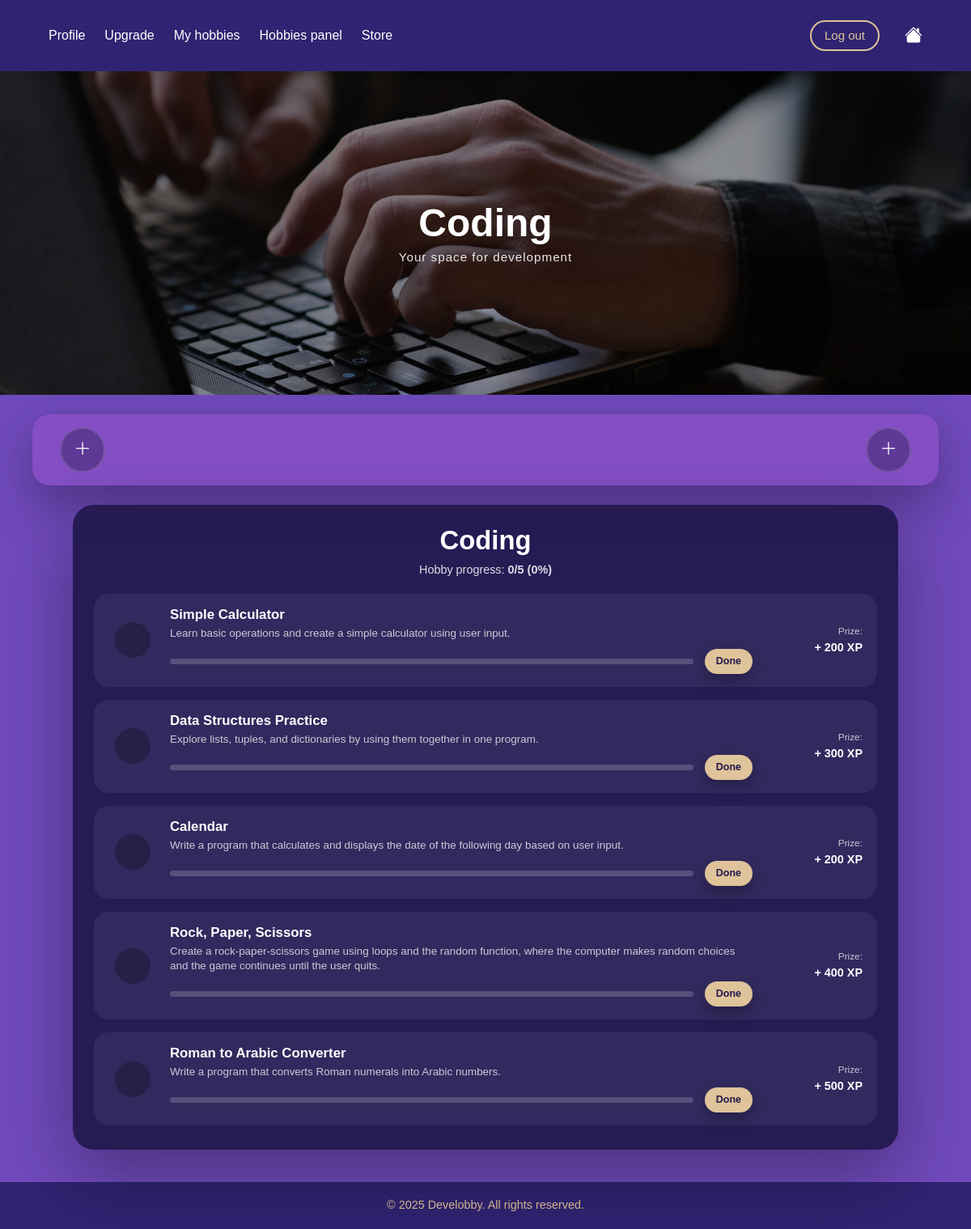
Page /hobby/3/ (signed in) on the committed database.
### myapp/models.py (models this page shows, shortened)
class HobbyDetail(models.Model):
    name = models.CharField(max_length=100, unique=True)
    description = models.TextField()

class Challenge(models.Model):
    title = models.CharField(max_length=200)
    description = models.TextField()
    xp_reward = models.PositiveIntegerField()
    hobby_detail = models.ForeignKey(HobbyDetail, on_delete=models.CASCADE)

### myapp/views.py (the view)
# urls.py: path("hobby/<int:detail_id>/", views.hobby_detail, name="hobby_detail"),
@login_required
def hobby_detail(request, detail_id):
    detail = get_object_or_404(HobbyDetail, id=detail_id)
    challenges = Challenge.objects.filter(hobby_detail=detail)
    HOBBY_BANNERS = {
        "Cooking": "hobby_cooking.png",
        "Drawing": "hobby_drawing.png",
        "Coding": "hobby_coding.png",
        "Music": "hobby_music.png",
        "Fitness": "hobby_fitness.png",
    }
    HOBBY_ICONS = {
        "Cooking": "fi fi-rr-hat-chef",
        "Drawing": "fi fi-rr-drawer-alt",
        "Coding": "fi fi-rr-square-terminal",
        "Music": "fi fi-rr-music-alt",
        "Fitness": "fi fi-tr-dumbbell-ray",
    }
    CHALLENGE_ICONS = {
        "Thai Cuisine": "fi fi-sr-bowl-chopsticks-noodles",
        "Spanish Sweets": "fi fi-sr-candy",
        "Paprika Dish": "fi fi-sr-pepper-alt",
        "Green Plate": "fi fi-sr-salad",
        "Chicken In 5 Ways": "fi fi-sr-turkey",
        "Basic Shapes": "fi fi-ss-resources",
        "Still Life Study": "fi fi-sr-apple-whole",
        "Texture Practice": "fi fi-br-fabric",
        "Gesture Sketching": "fi fi-sr-transporter",
        "14 Days Drawing Challenge": "fi fi-br-paintbrush-pencil",
        "Simple Calculator": "fi fi-br-calculator",
        "Data Structures Practice": "fi fi-sr-folder-open",
        "Calendar": "fi fi-br-calendar-day",
        "Rock, Paper, Scissors": "fi fi-sc-gamepad",
        "Roman to Arabic Converter": "fi fi-sr-pillar",
        "Rhythm Foundations": "fi fi-sr-headphones-rhythm",
        "Chill Lo-Fi Vibes": "fi fi-sr-circle-waveform-lines",
        "Sound Collector": "fi fi-sr-microphone",
        "Music for Motion": "fi fi-rr-film",
        "Latin Heat": "fi fi-rs-temperature-high",
        "Warm-Up Essentials": "fi fi-br-yoga-moon",
        "Cardio Exploration": "fi fi-br-treadmill",
        "Build Endurance": "fi fi-rr-dumbbell-weightlifting",
        "Dumbbell Training": "fi fi-sr-gym",
        "Mobility Improvement": "fi fi-br-meditation",
    }
    detail.banner = HOBBY_BANNERS.get(detail.name, "default_banner.png")
    detail.icon = HOBBY_ICONS.get(detail.name, "bi bi-star")
    for ch in challenges:
        ch.icon = CHALLENGE_ICONS.get(ch.title, "bi bi-circle-half")
    hobbies = request.user.hobbies.all()
    for h in hobbies:
        h.detail.icon = HOBBY_ICONS.get(h.detail.name, "bi bi-star")
    user_challenges = UserChallenges.objects.filter(
        user=request.user,
        challenge__in=challenges
    )
    progress_map = {uc.challenge_id: uc for uc in user_challenges}
    for ch in challenges:
        uc = progress_map.get(ch.id)
        if uc is None:
            ch.user_state = "not_started"
        elif uc.completed:
            ch.user_state = "completed"
        else:
            ch.user_state = "done"
    total = challenges.count()
    completed = len([c for c in challenges if c.user_state == "completed"])
    percent = int((completed / total) * 100) if total > 0 else 0
    return render(request, "myapp/hobby_detail.html", {
        "detail": detail,
        "challenges": challenges,
        "hobbies": hobbies,
        "completed": completed,
        "total": total,
        "percent": percent,
    })

### myapp/templates/myapp/hobby_detail.html (shortened to what this page needs)
{% extends "myapp/base.html" %}
{% load static %}
{% block extra_css %}
<link rel="stylesheet" href="{% static 'css/hobby_detail.css' %}">
<link rel='stylesheet' href='https://cdn-uicons.flaticon.com/3.0.0/uicons-bold-rounded/css/uicons-bold-rounded.css'>
<link rel='stylesheet' href='https://cdn-uicons.flaticon.com/3.0.0/uicons-solid-rounded/css/uicons-solid-rounded.css'>
<link rel='stylesheet' href='https://cdn-uicons.flaticon.com/3.0.0/uicons-regular-straight/css/uicons-regular-straight.css'>
<link rel='stylesheet' href='https://cdn-uicons.flaticon.com/3.0.0/uicons-brands/css/uicons-brands.css'>
<link rel='stylesheet' href='https://cdn-uicons.flaticon.com/3.0.0/uicons-regular-rounded/css/uicons-regular-rounded.css'>
<link rel='stylesheet' href='https://cdn-uicons.flaticon.com/3.0.0/uicons-solid-straight/css/uicons-solid-straight.css'>
<link rel='stylesheet' href='https://cdn-uicons.flaticon.com/3.0.0/uicons-solid-chubby/css/uicons-solid-chubby.css'>
<link rel='stylesheet' href='https://cdn-uicons.flaticon.com/3.0.0/uicons-thin-rounded/css/uicons-thin-rounded.css'>
{% endblock %}
{% block content %}
<div class="hobby-banner"
     style="background-image: url('{% static 'img/' %}{{ detail.banner }}');">
    <div class="banner-text">
        <h1 class="hero-title">{{ detail.name }}</h1>
        <p class="hero-subtitle">Your space for development</p>
    </div>
</div>
<div class="hobby-icons-bar">
    <button class="circle-btn plus-btn" title="Add hobby">
        <i class="bi bi-plus-lg"></i>
    </button>
    <button class="circle-btn plus-btn" title="Add hobby">
        <i class="bi bi-plus-lg"></i>
    </button>
</div>
<div class="hobby-card">
    <div class="hobby-head">
        <h2>{{ detail.name }}</h2>
        <p>Hobby progress: <b>{{ completed }}/{{ total }} ({{ percent }}%)</b></p>
    </div>
    <div class="tasks-list">
        {% for challenge in challenges %}
        <article class="task-item {% if challenge.user_state == 'completed' %}disabled{% endif %}">
            <div class="task-col-icon">
                <div class="task-icon">
                </div>
            </div>
            <div class="task-col-main">
                <h3>{{ challenge.title }}</h3>
                <p>{{ challenge.description }}</p>
                <div class="task-progress-row">
                    <div class="task-bar">
                    </div>
                    {% if challenge.user_state == "not_started" %}
                        <a href="{% url 'challenge_done' challenge.id %}" class="mini-btn">Done</a>
                    {% elif challenge.user_state == "done" %}
                        <a href="{% url 'challenge_collect' challenge.id %}" class="mini-btn">Collect prize</a>
                    {% elif challenge.user_state == "completed" %}
                        <button class="mini-btn" disabled>Completed</button>
                    {% endif %}
                </div>
            </div>
            <div class="task-col-xp">
                <span class="prize-label">Prize:</span>
                <span class="prize-xp">+ {{ challenge.xp_reward }} XP</span>
            </div>
        </article>
        {% endfor %}
    </div>
</div>
<footer class="main-footer">
  © 2025 Develobby. All rights reserved.
</footer>
{% endblock %}

### myapp/static/css/style.css (style rules this page uses)
:root { --dark-purple: #302371; --purple: #543EA7; --beige: #DFC39A; --violet: #704ABC; --pink-violet: #9753CC; --light-violet: #B4A2E7; --white: #ffffff; }
* { box-sizing: border-box; margin: 0; padding: 0; font-family: 'Arial', sans-serif; }
body { margin: 0; background: #704ABC; color: var(--white); }
.hero-subtitle { font-size: 1rem; letter-spacing: 1px; margin-bottom: 2px; line-height: 1.1; }
.hero-title { font-size: 2.2rem; font-weight: 700; margin-top: 6px; margin-bottom: 18px; }
.main-footer { background-color: #302371; color: #DFC39A; text-align: center; padding: 18px 12px; font-size: 0.9rem; font-weight: 500; }
a { text-decoration: none !important; }

### myapp/static/css/hobby_detail.css (style rules this page uses)
:root { --dark-purple: #20184B; --purple: #402F96; --beige: #DFC39A; --white: #ffffff; --card: rgba(32, 24, 75, 0.90); --card-soft: rgba(32, 24, 75, 0.74); }
.hobby-banner { width: 100%; height: 400px; background-size: cover; background-position: center 30%; background-repeat: no-repeat; position: relative; overflow: hidden; }
.banner-text { position: absolute; inset: 0; background: rgba(0,0,0,0.42); display: flex; flex-direction: column; justify-content: center; align-items: center; text-align: center; }
.hero-title { font-size: 3rem; font-weight: 900; margin: 0; }
.hero-subtitle { margin-top: 6px; opacity: 0.9; font-size: 0.95rem; }
.hobby-icons-bar { width: 100%; max-width: 1120px; margin: 24px auto; background: rgba(151, 83, 204, 0.55); border-radius: 22px; display: flex; justify-content: space-between; align-items: center; padding: 16px 34px; box-shadow: 0 22px 60px rgba(0,0,0,0.30); backdrop-filter: blur(10px); }
.circle-btn { width: 56px; height: 56px; border-radius: 999px; border: 2px solid rgba(255,255,255,0.14); background: rgba(32, 24, 75, 0.65); color: white; display: grid; place-items: center; font-size: 1.35rem; cursor: pointer; transition: transform 0.15s ease, opacity 0.15s ease; }
.plus-btn { background: rgba(32, 24, 75, 0.38); }
.hobby-card { max-width: 1020px; margin: 24px auto 40px; background: rgba(32, 24, 75, 0.92); border-radius: 26px; padding: 24px 26px 30px; box-shadow: 0 30px 90px rgba(0,0,0,0.35); backdrop-filter: blur(10px); }
.hobby-head { text-align: center; margin-bottom: 18px; }
.hobby-head h2 { font-size: 2.05rem; font-weight: 900; margin: 0; }
.hobby-head p { margin: 7px 0 0; opacity: 0.85; font-size: 0.9rem; }
.tasks-list { display: flex; flex-direction: column; gap: 16px; }
.task-item { display: grid; grid-template-columns: 60px 1fr 120px; gap: 16px; background: rgba(255,255,255,0.06); border-radius: 18px; padding: 16px 18px; align-items: center; }
.task-col-icon { display: flex; justify-content: center; }
.task-icon { width: 44px; height: 44px; border-radius: 999px; background: rgba(0,0,0,0.25); display: grid; place-items: center; font-size: 1.25rem; }
.task-col-main h3 { margin: 0; font-size: 1.05rem; font-weight: 900; }
.task-col-main p { margin: 4px 0 10px; opacity: 0.75; font-size: 0.84rem; line-height: 1.35; }
.task-progress-row { display: flex; align-items: center; gap: 14px; }
.task-bar { flex: 1; height: 7px; background: rgba(255,255,255,0.18); border-radius: 99px; overflow: hidden; }
.mini-btn { flex-shrink: 0; background: var(--beige); color: var(--dark-purple); border: none; border-radius: 999px; padding: 6px 14px; font-size: 0.78rem; font-weight: 700; cursor: pointer; box-shadow: 0 8px 18px rgba(0,0,0,0.25); }
.task-col-xp { text-align: right; }
.prize-label { display: block; font-size: 0.74rem; opacity: 0.75; }
.prize-xp { display: block; font-weight: 900; font-size: 0.9rem; }
.main-footer { background-color: #302371; color: #DFC39A; text-align: center; padding: 18px 12px; font-size: 0.9rem; font-weight: 500; }

### rows in the picture
HobbyDetail: name "Coding"
Challenge: title "Simple Calculator", description "Learn basic operations and create a simple calculator using user input.", shows "Done", xp_reward "200"
Challenge: title "Data Structures Practice", description "Explore lists, tuples, and dictionaries by using them together in one program.", shows "Done", xp_reward "300"
Challenge: title "Calendar", description "Write a program that calculates and displays the date of the following day based on user input.", shows "Done", xp_reward "200"
Challenge: title "Rock, Paper, Scissors", description "Create a rock-paper-scissors game using loops and the random function, where the computer makes random choices and the game continues until the user quits.", shows "Done", xp_reward "400"
Challenge: title "Roman to Arabic Converter", description "Write a program that converts Roman numerals into Arabic numbers.", shows "Done", xp_reward "500"

### other values in the picture
{{ completed }} "0"
{{ total }} "5"
{{ percent }} "0"
